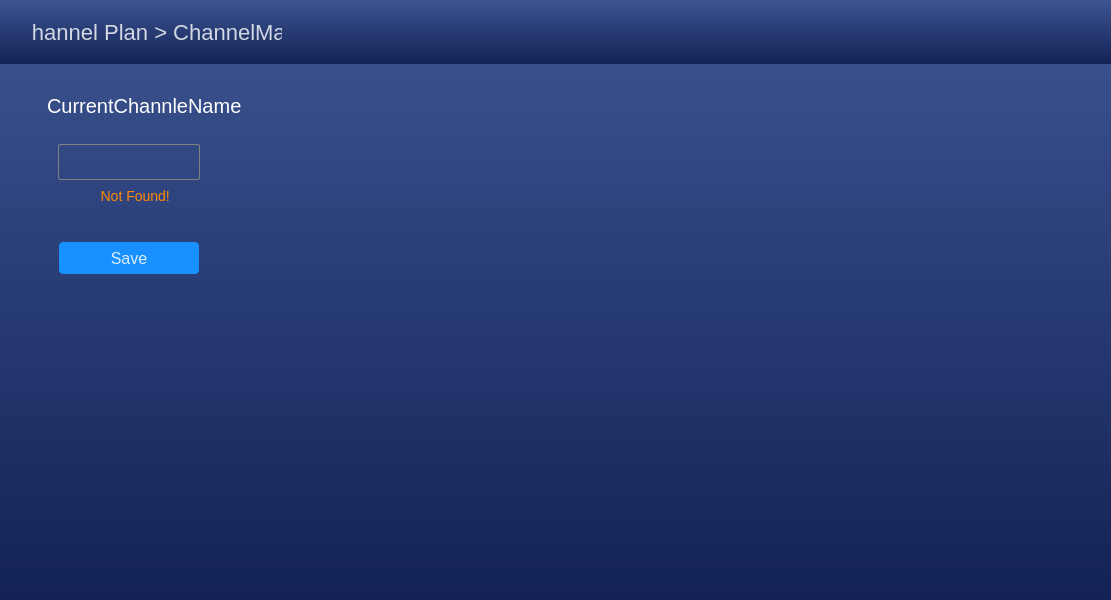
<?xml version="1.0" encoding="UTF-8"?>
<ui version="4.0">
 <class>CChannelMapWidget</class>
 <widget class="QWidget" name="CChannelMapWidget">
  <property name="geometry">
   <rect>
    <x>0</x>
    <y>0</y>
    <width>1111</width>
    <height>600</height>
   </rect>
  </property>
  <property name="windowTitle">
   <string>CChannelMap</string>
  </property>
  <property name="styleSheet">
   <string notr="true">background-color: qlineargradient(spread:pad, x1:1, y1:0, x2:1, y2:1, stop:0 #3D5592, stop:1 #122255);</string>
  </property>
  <layout class="QVBoxLayout" name="verticalLayout_4">
   <property name="spacing">
    <number>0</number>
   </property>
   <property name="leftMargin">
    <number>0</number>
   </property>
   <property name="topMargin">
    <number>0</number>
   </property>
   <property name="rightMargin">
    <number>0</number>
   </property>
   <property name="bottomMargin">
    <number>0</number>
   </property>
   <item>
    <widget class="QWidget" name="horizontalWidget" native="true">
     <property name="minimumSize">
      <size>
       <width>0</width>
       <height>64</height>
      </size>
     </property>
     <property name="maximumSize">
      <size>
       <width>16777215</width>
       <height>64</height>
      </size>
     </property>
     <property name="styleSheet">
      <string notr="true">QPushButton {
	width: 94px;
height: 34px;
background: #1890ff;
border-radius: 4px;
font-size: 16px;
font-weight: normal;
color: rgba(255,255,255,0.85);
}

QPushButton ::hover{
	width: 94px;
height: 34px;
background: #1890ff;
border-radius: 4px;
font-size: 16px;
font-weight: normal;
color: rgba(255,255,255,1);
}</string>
     </property>
     <layout class="QHBoxLayout" name="horizontalLayout">
      <property name="spacing">
       <number>0</number>
      </property>
      <property name="leftMargin">
       <number>10</number>
      </property>
      <property name="topMargin">
       <number>0</number>
      </property>
      <property name="rightMargin">
       <number>0</number>
      </property>
      <property name="bottomMargin">
       <number>0</number>
      </property>
      <item>
       <widget class="QLabel" name="label_2">
        <property name="minimumSize">
         <size>
          <width>22</width>
          <height>22</height>
         </size>
        </property>
        <property name="maximumSize">
         <size>
          <width>22</width>
          <height>22</height>
         </size>
        </property>
        <property name="styleSheet">
         <string notr="true">image: url(:/Optimus/images/trainPage/channelPlan.svg);
border:none;
background: transparent;</string>
        </property>
        <property name="text">
         <string/>
        </property>
       </widget>
      </item>
      <item>
       <widget class="QPushButton" name="goback">
        <property name="sizePolicy">
         <sizepolicy hsizetype="Fixed" vsizetype="Fixed">
          <horstretch>0</horstretch>
          <verstretch>0</verstretch>
         </sizepolicy>
        </property>
        <property name="minimumSize">
         <size>
          <width>250</width>
          <height>0</height>
         </size>
        </property>
        <property name="maximumSize">
         <size>
          <width>250</width>
          <height>16777215</height>
         </size>
        </property>
        <property name="layoutDirection">
         <enum>Qt::LeftToRight</enum>
        </property>
        <property name="styleSheet">
         <string notr="true">
font-size: 22px;
font-weight: normal;
color: rgba(255,255,255,0.80);
background: transparent; 
border:none;</string>
        </property>
        <property name="text">
         <string>Channel Plan &gt; ChannelMap</string>
        </property>
       </widget>
      </item>
      <item>
       <spacer name="horizontalSpacer_5">
        <property name="orientation">
         <enum>Qt::Horizontal</enum>
        </property>
        <property name="sizeHint" stdset="0">
         <size>
          <width>40</width>
          <height>20</height>
         </size>
        </property>
       </spacer>
      </item>
      <item>
       <spacer name="horizontalSpacer_2">
        <property name="orientation">
         <enum>Qt::Horizontal</enum>
        </property>
        <property name="sizeType">
         <enum>QSizePolicy::Fixed</enum>
        </property>
        <property name="sizeHint" stdset="0">
         <size>
          <width>700</width>
          <height>20</height>
         </size>
        </property>
       </spacer>
      </item>
      <item>
       <spacer name="horizontalSpacer_3">
        <property name="orientation">
         <enum>Qt::Horizontal</enum>
        </property>
        <property name="sizeType">
         <enum>QSizePolicy::Fixed</enum>
        </property>
        <property name="sizeHint" stdset="0">
         <size>
          <width>16</width>
          <height>20</height>
         </size>
        </property>
       </spacer>
      </item>
     </layout>
    </widget>
   </item>
   <item>
    <layout class="QHBoxLayout" name="horizontalLayout_2" stretch="1,5">
     <property name="spacing">
      <number>6</number>
     </property>
     <item>
      <layout class="QVBoxLayout" name="verticalLayout">
       <property name="topMargin">
        <number>30</number>
       </property>
       <item>
        <layout class="QHBoxLayout" name="horizontalLayout_5">
         <property name="leftMargin">
          <number>47</number>
         </property>
         <property name="bottomMargin">
          <number>10</number>
         </property>
         <item>
          <spacer name="horizontalSpacer_9">
           <property name="orientation">
            <enum>Qt::Horizontal</enum>
           </property>
           <property name="sizeHint" stdset="0">
            <size>
             <width>40</width>
             <height>20</height>
            </size>
           </property>
          </spacer>
         </item>
         <item>
          <widget class="QLabel" name="label_4">
           <property name="styleSheet">
            <string notr="true">width: 106px;
height: 28px;
font-size: 20px;
font-family: , -400;
font-weight: normal;
color: rgba(255,255,255,1.00);
background: transparent; border:none;</string>
           </property>
           <property name="text">
            <string>CurrentChannleName</string>
           </property>
          </widget>
         </item>
         <item>
          <spacer name="horizontalSpacer">
           <property name="orientation">
            <enum>Qt::Horizontal</enum>
           </property>
           <property name="sizeHint" stdset="0">
            <size>
             <width>40</width>
             <height>20</height>
            </size>
           </property>
          </spacer>
         </item>
        </layout>
       </item>
       <item>
        <layout class="QVBoxLayout" name="verticalLayout_5">
         <property name="leftMargin">
          <number>47</number>
         </property>
         <property name="topMargin">
          <number>10</number>
         </property>
         <property name="rightMargin">
          <number>30</number>
         </property>
         <property name="bottomMargin">
          <number>10</number>
         </property>
         <item>
          <layout class="QHBoxLayout" name="horizontalLayout_8">
           <item>
            <spacer name="horizontalSpacer_8">
             <property name="orientation">
              <enum>Qt::Horizontal</enum>
             </property>
             <property name="sizeHint" stdset="0">
              <size>
               <width>40</width>
               <height>20</height>
              </size>
             </property>
            </spacer>
           </item>
           <item>
            <widget class="QLineEdit" name="lineEdit">
             <property name="styleSheet">
              <string notr="true">width: 140px;
height: 34px;
background: rgba(255,255,255,0.00);
border-radius: 2px;
font-size: 14px;
font-family: , -400;
font-weight: normal;
color: #ffffff;

border: 1px solid gray;</string>
             </property>
             <property name="text">
              <string/>
             </property>
             <property name="clearButtonEnabled">
              <bool>false</bool>
             </property>
            </widget>
           </item>
           <item>
            <spacer name="horizontalSpacer_10">
             <property name="orientation">
              <enum>Qt::Horizontal</enum>
             </property>
             <property name="sizeHint" stdset="0">
              <size>
               <width>40</width>
               <height>20</height>
              </size>
             </property>
            </spacer>
           </item>
          </layout>
         </item>
         <item>
          <layout class="QHBoxLayout" name="horizontalLayout_4">
           <item>
            <spacer name="horizontalSpacer_4">
             <property name="orientation">
              <enum>Qt::Horizontal</enum>
             </property>
             <property name="sizeHint" stdset="0">
              <size>
               <width>40</width>
               <height>20</height>
              </size>
             </property>
            </spacer>
           </item>
           <item>
            <widget class="QLabel" name="warning">
             <property name="styleSheet">
              <string notr="true">width: 117px;
height: 24px;
background: rgba(255,255,255,0.00);
font-size: 14px;
font-family: '宋体 常规', '宋体', sans-serif, '宋体 常规', '宋体', sans-serif-400;
font-weight: normal;
text-align: left;
color: #fd8b05;
background: transparent; border:none;</string>
             </property>
             <property name="text">
              <string>   Not Found!</string>
             </property>
            </widget>
           </item>
           <item>
            <spacer name="horizontalSpacer_11">
             <property name="orientation">
              <enum>Qt::Horizontal</enum>
             </property>
             <property name="sizeHint" stdset="0">
              <size>
               <width>40</width>
               <height>20</height>
              </size>
             </property>
            </spacer>
           </item>
          </layout>
         </item>
        </layout>
       </item>
       <item>
        <layout class="QHBoxLayout" name="horizontalLayout_3">
         <property name="leftMargin">
          <number>47</number>
         </property>
         <property name="topMargin">
          <number>20</number>
         </property>
         <property name="rightMargin">
          <number>30</number>
         </property>
         <item>
          <spacer name="horizontalSpacer_6">
           <property name="orientation">
            <enum>Qt::Horizontal</enum>
           </property>
           <property name="sizeHint" stdset="0">
            <size>
             <width>40</width>
             <height>20</height>
            </size>
           </property>
          </spacer>
         </item>
         <item>
          <widget class="QPushButton" name="Save">
           <property name="styleSheet">
            <string notr="true">width: 140px;
height: 32px;
background: #1890ff;
border-radius: 4px;
font-size: 16px;
font-family: 'PingFangSC-Regular', 'PingFang SC', sans-serif, 'PingFangSC-Regular', 'PingFang SC', sans-serif-400;
font-weight: normal;
color: rgba(255,255,255,0.85);</string>
           </property>
           <property name="text">
            <string>Save</string>
           </property>
          </widget>
         </item>
         <item>
          <spacer name="horizontalSpacer_7">
           <property name="orientation">
            <enum>Qt::Horizontal</enum>
           </property>
           <property name="sizeHint" stdset="0">
            <size>
             <width>40</width>
             <height>20</height>
            </size>
           </property>
          </spacer>
         </item>
        </layout>
       </item>
       <item>
        <spacer name="verticalSpacer">
         <property name="orientation">
          <enum>Qt::Vertical</enum>
         </property>
         <property name="sizeHint" stdset="0">
          <size>
           <width>20</width>
           <height>40</height>
          </size>
         </property>
        </spacer>
       </item>
      </layout>
     </item>
     <item>
      <layout class="QVBoxLayout" name="verticalLayout_3">
       <property name="spacing">
        <number>0</number>
       </property>
      </layout>
     </item>
    </layout>
   </item>
  </layout>
 </widget>
 <resources/>
 <connections/>
</ui>
